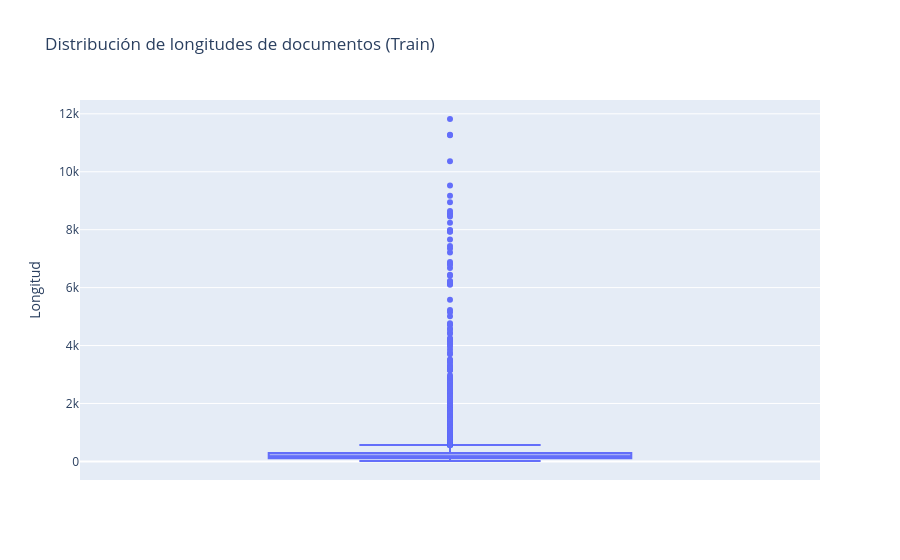

Notebook code cell kept with this figure:
### Code cell
train_lengths = [len(text.split()) for text in train.data]
len_df = pd.DataFrame({"Longitud": train_lengths})

fig = px.box(len_df, y="Longitud", title="Distribución de longitudes de documentos (Train)")
fig.show()

### Figure 1 — Plotly figure (JSON) as saved in the notebook; plotly's stock layout.template omitted (floating-point values rounded to 4 significant figures; data arrays with more than 128 entries replaced by an {"elided": "..."} marker saying what was removed)
{"data": [{"alignmentgroup": "True", "hovertemplate": "Longitud=%{y}<extra></extra>", "legendgroup": "", "marker": {"color": "#636efa"}, "name": "", "notched": false, "offsetgroup": "", "orientation": "v", "showlegend": false, "type": "box", "x0": " ", "xaxis": "x", "y": {"elided": "11314 int values"}, "y0": " ", "yaxis": "y"}], "layout": {"boxmode": "group", "legend": {"tracegroupgap": 0}, "title": {"text": "Distribución de longitudes de documentos (Train)"}, "xaxis": {"anchor": "y", "domain": [0, 1]}, "yaxis": {"anchor": "x", "domain": [0, 1], "title": {"text": "Longitud"}}}}
